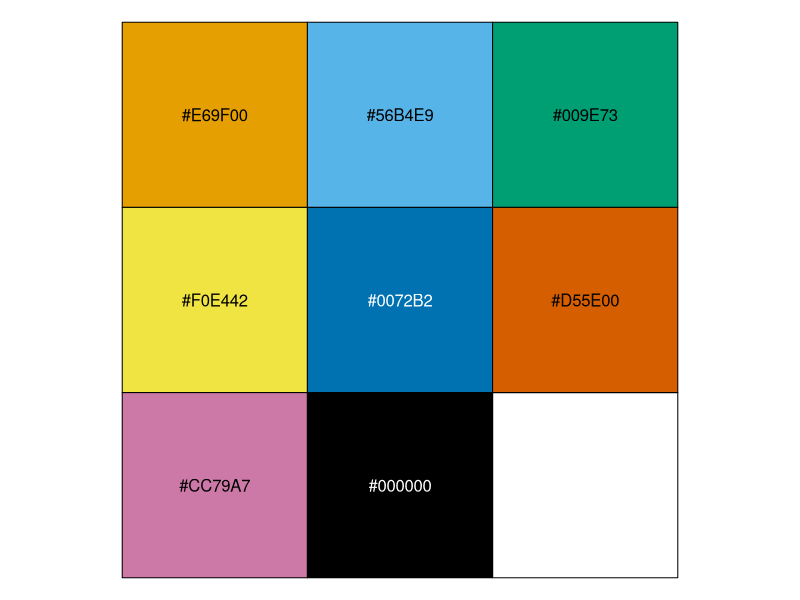
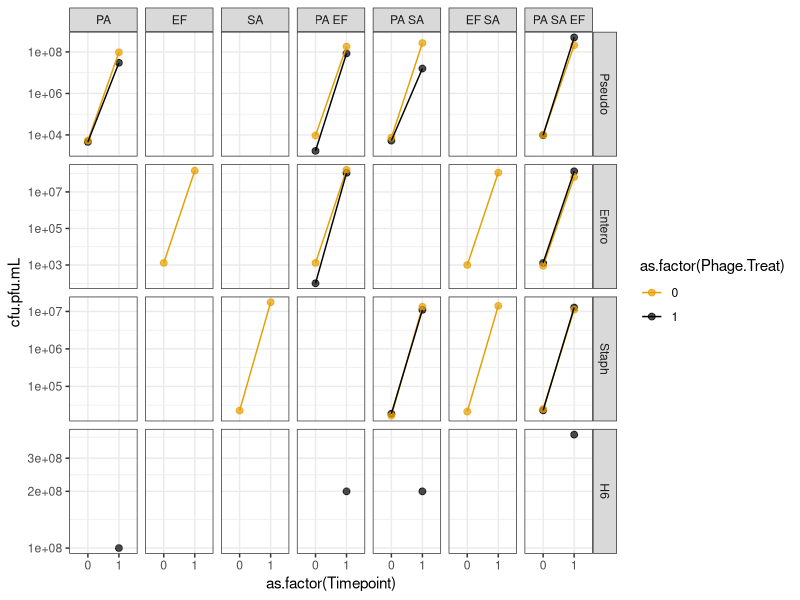
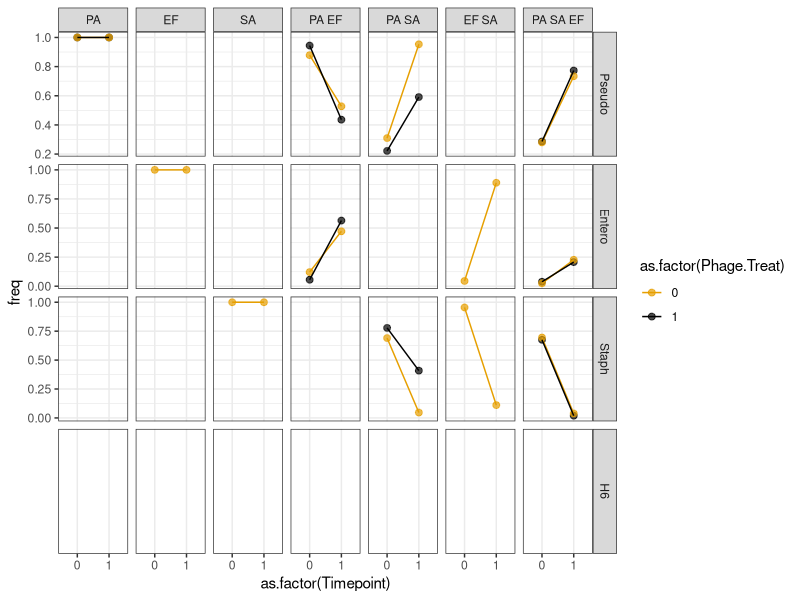

These figures' R source, in order:
library(ggplot2)
library(tidyr)
library(dplyr)

#Okabe and Ito 2008 colorblind-safe qualitative color scale
my_cols <- c("#E69F00", "#56B4E9", "#009E73", "#F0E442", "#0072B2",
             "#D55E00", "#CC79A7", "#000000")
scales::show_col(my_cols)

comp_data_0613 <- read.csv("2020-06-13 Competition.csv",
                           stringsAsFactors = FALSE)

comp_data_0613 <- pivot_longer(comp_data_0613,
                               cols = ends_with(".dil"),
                               names_to = "dilution_media",
                               values_to = "dilution")
comp_data_0613 <- pivot_longer(comp_data_0613,
                               cols = matches(".[cp]fu"),
                               names_to = "cfu_media",
                               values_to = "cfu.pfu")
#Drop the .dil and .cfu
comp_data_0613$dilution_media <- 
  sapply(comp_data_0613$dilution_media,
         FUN = function(x) {strsplit(x, split = "\\.")[[1]][1]})
comp_data_0613$cfu_media <- 
  sapply(comp_data_0613$cfu_media,
         FUN = function(x) {strsplit(x, split = "\\.")[[1]][1]})

#Keep only rows with data
comp_data_0613 <- comp_data_0613[
  comp_data_0613$dilution_media == comp_data_0613$cfu_media &
    complete.cases(comp_data_0613),]

#Rename columns
comp_data_0613$Population <- comp_data_0613$cfu_media
comp_data_0613 <- subset(comp_data_0613, 
                         select = -c(dilution_media, cfu_media))

#Calculate density per mL
comp_data_0613$cfu.pfu.mL <- comp_data_0613$cfu.pfu/(10**comp_data_0613$dilution)

#Calculate frequency
comp_data_0613 <- group_by(comp_data_0613,
                           Bacteria.Treat, Phage.Treat, Timepoint)
comp_data_0613 <- mutate(comp_data_0613,
                         freq = cfu.pfu.mL/sum(cfu.pfu.mL[
                           Population %in% c("Pseudo", "Entero", "Staph")]))
comp_data_0613$freq[comp_data_0613$Population == "H6"] <- NA

#Reorder factors for plotting
comp_data_0613$Population <- factor(comp_data_0613$Population,
                                  levels = c("Pseudo", "Entero", "Staph", "H6"))
comp_data_0613$Bacteria.Treat <- factor(comp_data_0613$Bacteria.Treat,
                                        levels = c("PA", "EF", "SA",
                                                   "PA EF", "PA SA", "EF SA",
                                                   "PA SA EF"))

ggplot(data = comp_data_0613, 
       aes(x = as.factor(Timepoint), y = cfu.pfu.mL, 
           color = as.factor(Phage.Treat), group = as.factor(Phage.Treat))) +
  geom_point(size = 2, alpha = 0.7) + 
  geom_line() +
  scale_y_continuous(trans = "log10") +
  facet_grid(Population ~ Bacteria.Treat, scales = "free_y") +
  theme_bw() +
  scale_color_manual(values = my_cols[c(1, 8)])

ggplot(data = comp_data_0613, 
       aes(x = as.factor(Timepoint), y = freq, 
           color = as.factor(Phage.Treat), group = as.factor(Phage.Treat))) +
  geom_point(size = 2, alpha = 0.7) + 
  geom_line() +
  #scale_y_continuous(trans = "log10") +
  facet_grid(Population ~ Bacteria.Treat, scales = "free_y") +
  theme_bw() +
  scale_color_manual(values = my_cols[c(1, 8)])
